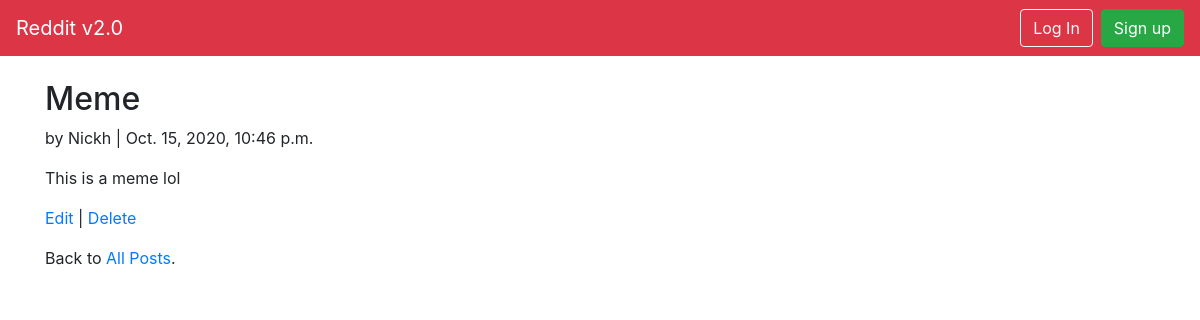
The app's page /posts/1/ with its own data.
### posts/models.py (models this page shows, shortened)
class Post(models.Model):
    title = models.CharField(max_length=255)
    body = models.TextField()
    date = models.DateTimeField(auto_now_add = True)
    author = models.ForeignKey(
        get_user_model(),
        on_delete=models.CASCADE,
        )

### users/models.py (models this page shows)
class CustomUser(AbstractUser):
    age = models.PositiveIntegerField(null=True, blank=True)

### posts/views.py (the view)
# urls.py: path('<int:pk>/', PostDetailView.as_view(), name='post_detail'),
class PostDetailView(DetailView):
    model = Post
    template_name = 'post_detail.html'
    login_url = 'login'

### templates/post_detail.html
{% extends 'base.html' %}
{% block content %}
 <div class = "article-entry">
    <h2>{{ object.title }}</h2>
     <p>by {{ object.author }} | {{ object.date }}</p>
     <p>{{ object.body }}</p>
   </div>
   <p><a href="{% url 'post_edit' post.pk %}">Edit</a> |
     <a href="{% url 'post_delete' post.pk %}">Delete</a></p>
    <p>Back to <a href="{% url 'post_list' %}">All Posts</a>.</p>
{% endblock content %}

### records on screen
Post: title "Meme", author "Nickh", date "Oct. 15, 2020, 10:46 p.m.", body "This is a meme lol"
